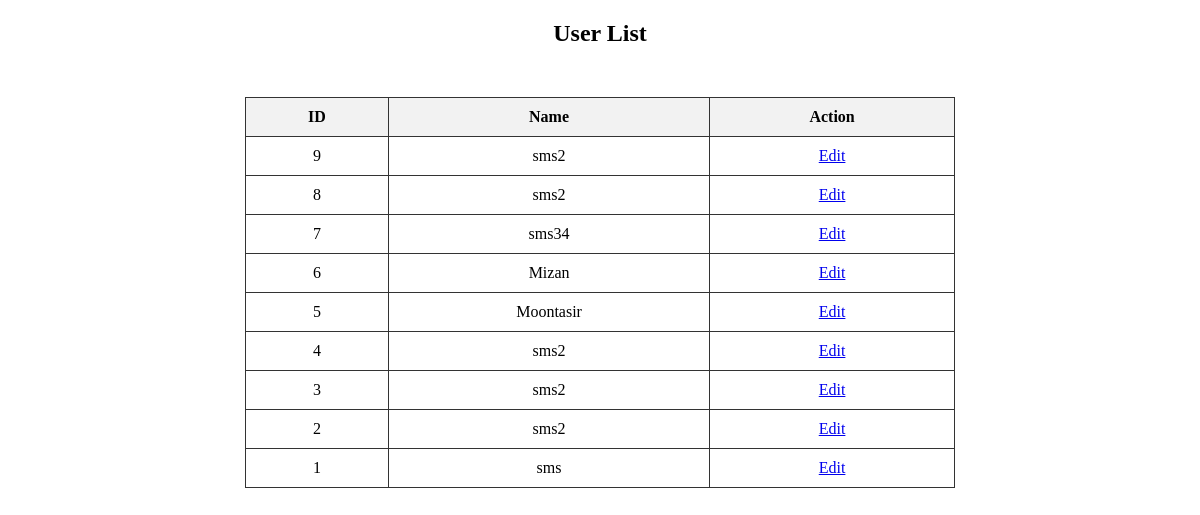
Before: /user_list/ with the older database file.
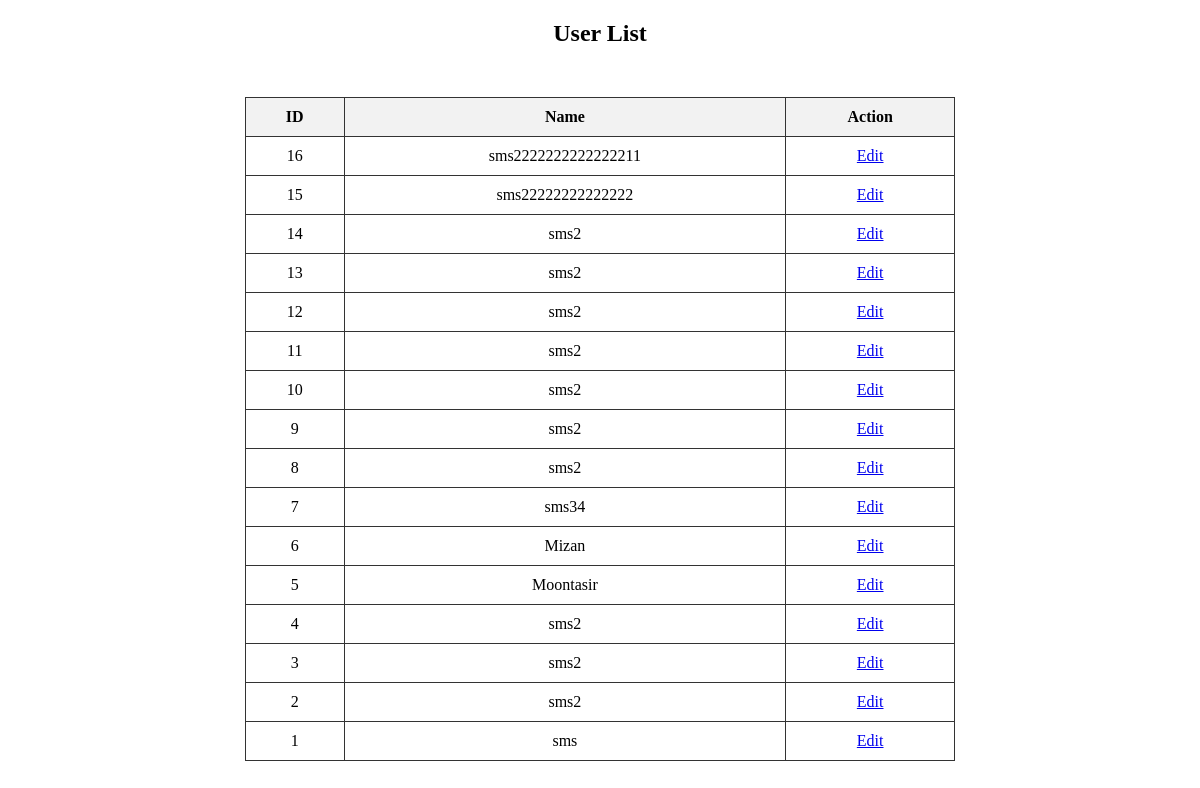
After: the same page with the newer database file.
### sample/models.py (models this page shows)
class User(models.Model):
    u_name = models.CharField(max_length=100)
    email = models.EmailField(max_length=100,default=True)
    otp = models.IntegerField(default=0)
    v_status = models.IntegerField(default=0)
    password = models.CharField(max_length=100)

### sample/views.py (the view)
# urls.py: path('user_list/',views.user_list,name='show_user'),
def user_list(req):
    data = User.objects.all().order_by('-id')
    d = {'users':data}
    return render(req,'show_user.html',d)

### templates/show_user.html (shortened to what this page needs)
<!DOCTYPE html>
<html lang="en">
<head>
</head>
<body>
    <h2 style="text-align:center;">User List</h2>
    <table>
        <tr>
            <th>ID</th>
            <th>Name</th>
            <th>Action</th>
        </tr>
        {% for i in users %}
        <tr>
            <td>{{i.id}}</td>
            <td>{{i.u_name}}</td>
            <td><a href="{% url 'edit_user' i.id %}">Edit</a></td>
        </tr>
        {% endfor %}
    </table>
</body>
</html>

### templates/show_user.html (style rules this page uses)
table { border-collapse: collapse; width: 60%; margin: 50px auto; }
th, td { border: 1px solid #333; padding: 10px; text-align: center; }
th { background-color: #f2f2f2; }

Changed rows visible on the page:
added User: id "16", u_name "sms2222222222222211"
added User: id "15", u_name "sms22222222222222"
added User: id "14", u_name "sms2"
added User: id "13", u_name "sms2"
added User: id "12", u_name "sms2"
added User: id "11", u_name "sms2"
added User: id "10", u_name "sms2"
